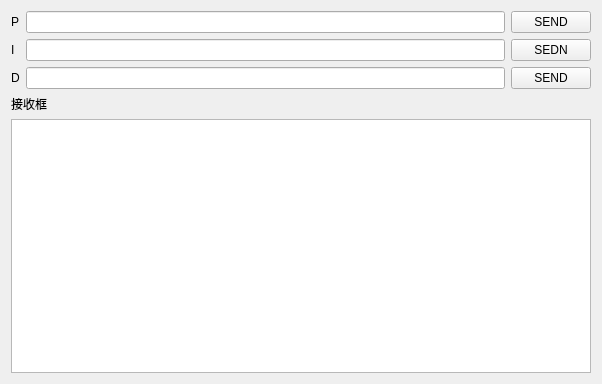
<?xml version="1.0" encoding="UTF-8"?>
<ui version="4.0">
 <class>Instruct</class>
 <widget class="QWidget" name="Instruct">
  <property name="geometry">
   <rect>
    <x>0</x>
    <y>0</y>
    <width>602</width>
    <height>384</height>
   </rect>
  </property>
  <property name="windowTitle">
   <string>Form</string>
  </property>
  <layout class="QGridLayout" name="gridLayout_3">
   <item row="0" column="0">
    <layout class="QGridLayout" name="gridLayout">
     <item row="0" column="0">
      <widget class="QLabel" name="label">
       <property name="text">
        <string>P</string>
       </property>
      </widget>
     </item>
     <item row="0" column="1">
      <widget class="QLineEdit" name="lineEdit"/>
     </item>
     <item row="0" column="2">
      <widget class="QPushButton" name="pushButton">
       <property name="text">
        <string>SEND</string>
       </property>
      </widget>
     </item>
     <item row="1" column="0">
      <widget class="QLabel" name="label_2">
       <property name="text">
        <string>I</string>
       </property>
      </widget>
     </item>
     <item row="1" column="1">
      <widget class="QLineEdit" name="lineEdit_2"/>
     </item>
     <item row="1" column="2">
      <widget class="QPushButton" name="pushButton_2">
       <property name="text">
        <string>SEDN</string>
       </property>
      </widget>
     </item>
     <item row="2" column="0">
      <widget class="QLabel" name="label_3">
       <property name="text">
        <string>D</string>
       </property>
      </widget>
     </item>
     <item row="2" column="1">
      <widget class="QLineEdit" name="lineEdit_3"/>
     </item>
     <item row="2" column="2">
      <widget class="QPushButton" name="pushButton_3">
       <property name="text">
        <string>SEND</string>
       </property>
      </widget>
     </item>
    </layout>
   </item>
   <item row="1" column="0">
    <layout class="QGridLayout" name="gridLayout_2">
     <item row="0" column="0">
      <widget class="QLabel" name="label_4">
       <property name="text">
        <string>接收框</string>
       </property>
      </widget>
     </item>
     <item row="1" column="0">
      <widget class="QTextEdit" name="textEdit"/>
     </item>
    </layout>
   </item>
  </layout>
 </widget>
 <resources/>
 <connections/>
</ui>
